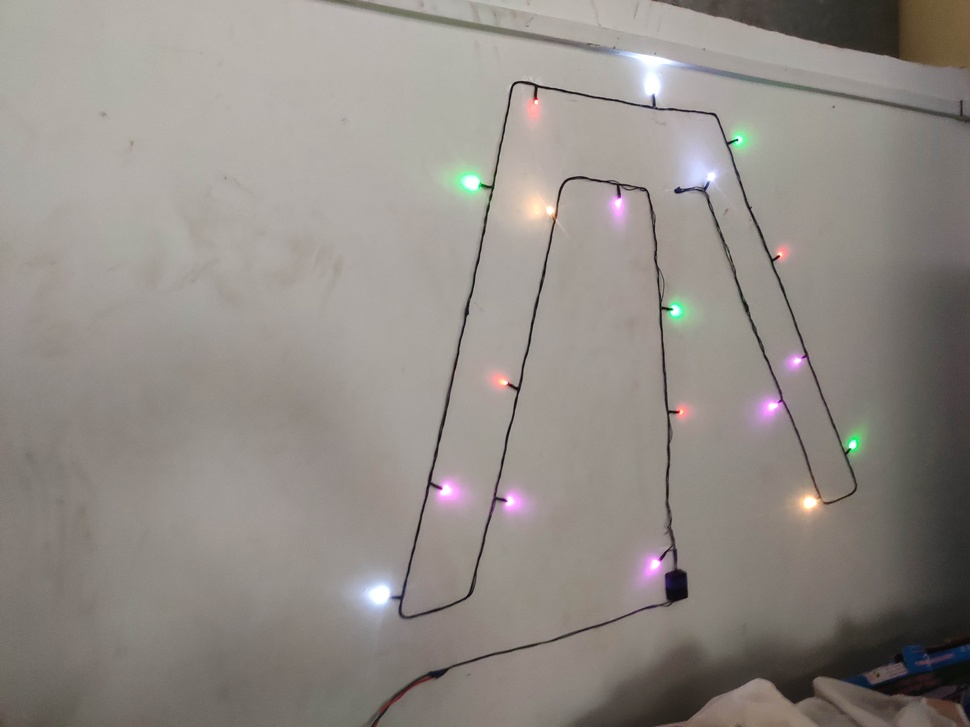
#> input picture railway_sparks_images/IMG_1.jpg, 970 x 727 px, shrunk from 4000 x 3000 before the run
$ python circle_check.py --image ../railway_sparks_images/IMG_1.jpg
#> lines starting #> are read from the running program, lines starting #| are printed output that depends on the picture; after the words box and inside, x2 and y2 are one past the last pixel; in counts of white or black regions, pixels touching at a corner belong together
# Detecting multiple bright spots in an image with Python and OpenCV
# import the necessary packages
from imutils import contours
from skimage import measure
import numpy as np
import argparse
import imutils
import cv2
import os


# construct the argument parse and parse the arguments
ap = argparse.ArgumentParser()
ap.add_argument("-i", "--image", required=True, help="path to the image file")
args = vars(ap.parse_args())

# Detecting multiple bright spots in an image with Python and OpenCV
# load the image, convert it to grayscale, and blur it
image = cv2.imread(args["image"])
#> image is the input picture: shape (727, 970, 3); mean B, G, R 134, 139.4, 145.4
gray = cv2.cvtColor(image, cv2.COLOR_BGR2GRAY)
blurred = cv2.GaussianBlur(gray, (11, 11), 0)


# Detecting multiple bright spots in an image with Python and OpenCV
# threshold the image to reveal light regions in the
# blurred image
# Note how the bright areas of the image are now all white while the rest of the image is set to black.

thresh = cv2.threshold(blurred, 200, 255, cv2.THRESH_BINARY)[1]
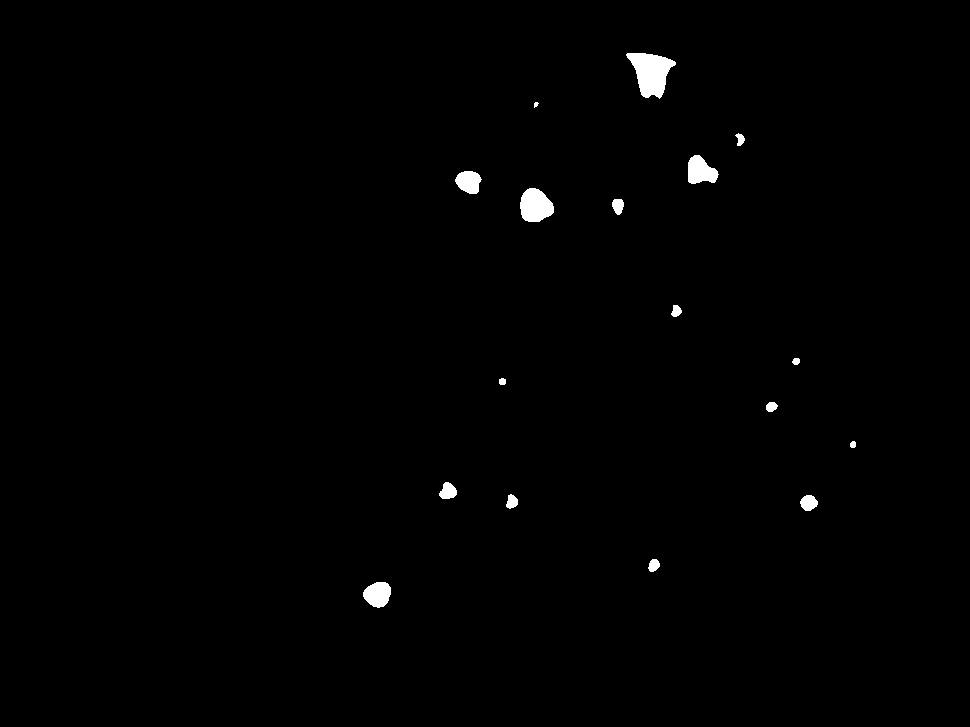
#> thresh: shape (727, 970); 0.72% white; 17 white regions, largest, box (x1, y1, x2, y2) and area: (626, 53, 676, 99) 1366, (520, 188, 554, 222) 876, (688, 155, 719, 184) 626

# Detecting multiple bright spots in an image with Python and OpenCV
# perform a series of erosions and dilations to remove
# any small blobs of noise from the thresholded image
thresh = cv2.erode(thresh, None, iterations=2)
#> thresh: shape (727, 970); 0.43% white; 16 white regions (4 under 20 px), largest, box (x1, y1, x2, y2) and area: (629, 55, 673, 95) 993, (522, 190, 552, 220) 620, (690, 157, 716, 182) 397
thresh = cv2.dilate(thresh, None, iterations=4)
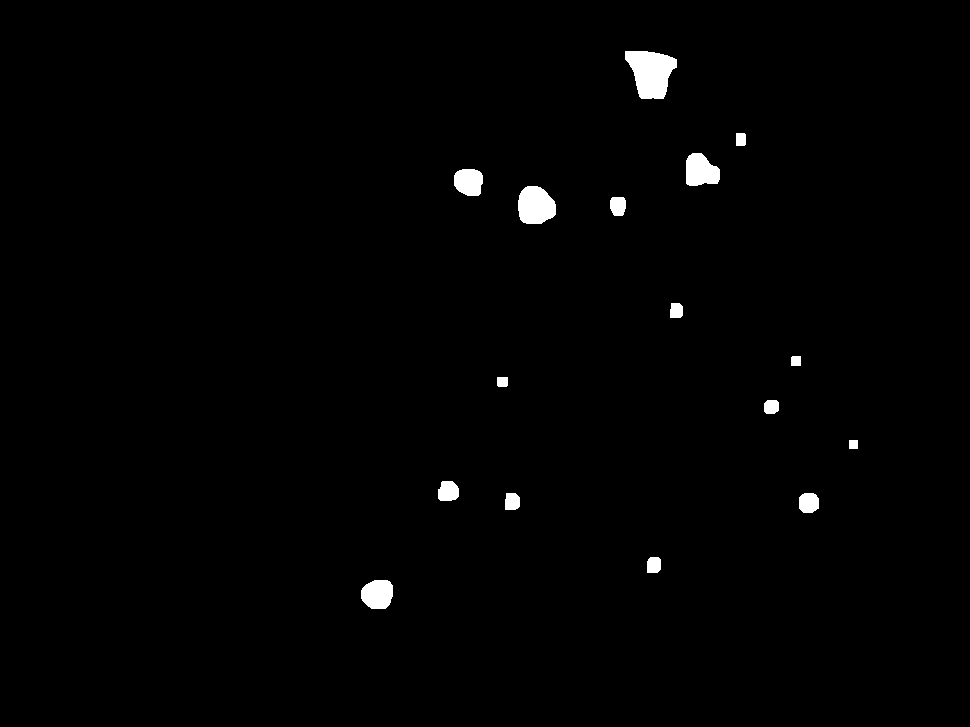
#> thresh: shape (727, 970); 1.1% white; 16 white regions, largest, box (x1, y1, x2, y2) and area: (625, 51, 677, 99) 1745, (518, 186, 556, 224) 1164, (686, 153, 720, 186) 877

#Detecting multiple bright spots in an image with Python and OpenCV
# perform a connected component analysis on the thresholded
# image, then initialize a mask to store only the "large"
# components
labels = measure.label(thresh, connectivity=2, background=0)
#> labels: shape (727, 970) int64; 17 distinct labels, from 0 to 16
mask = np.zeros(thresh.shape, dtype="uint8")
# loop over the unique components
for label in np.unique(labels):
	# if this is the background label, ignore it
	if label == 0:
		continue
	# otherwise, construct the label mask and count the
	# number of pixels
	labelMask = np.zeros(thresh.shape, dtype="uint8")
	labelMask[labels == label] = 255
	numPixels = cv2.countNonZero(labelMask)
	# if the number of pixels in the component is sufficiently
	# large, then add it to our mask of "large blobs"
	if numPixels > 300:
		mask = cv2.add(mask, labelMask)
#> this loop made 17 passes
#> numPixels on passes 2 to 9: 1745, 128, 877, 660, 1164, 268, 180, 99
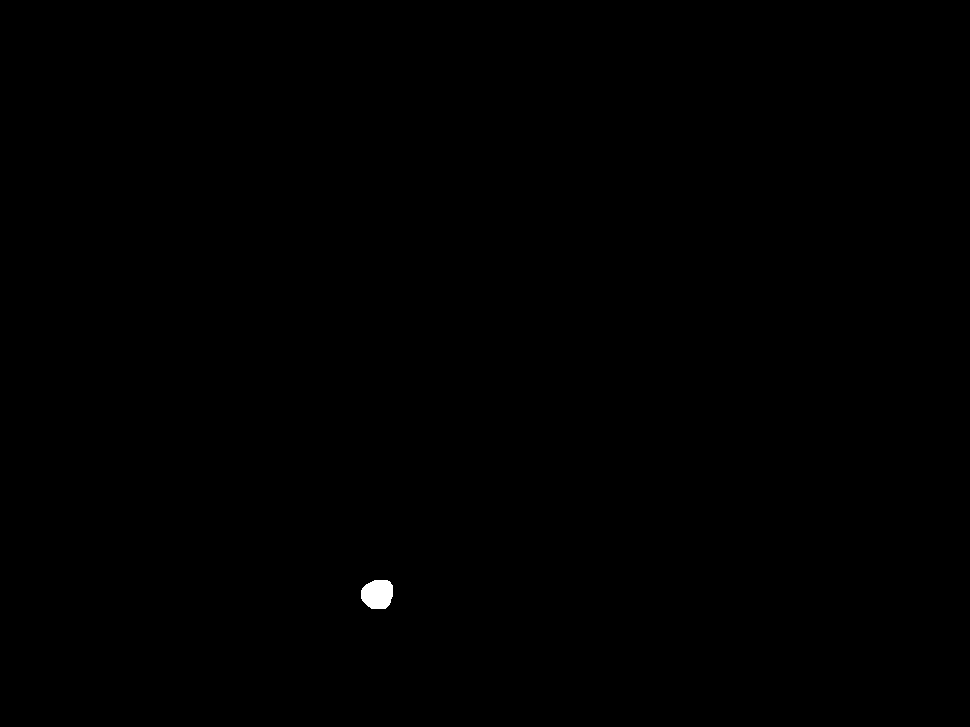
#> labelMask: shape (727, 970); 0.11% white; 1 white region, box (x1, y1, x2, y2) and area: (361, 580, 393, 609) 773
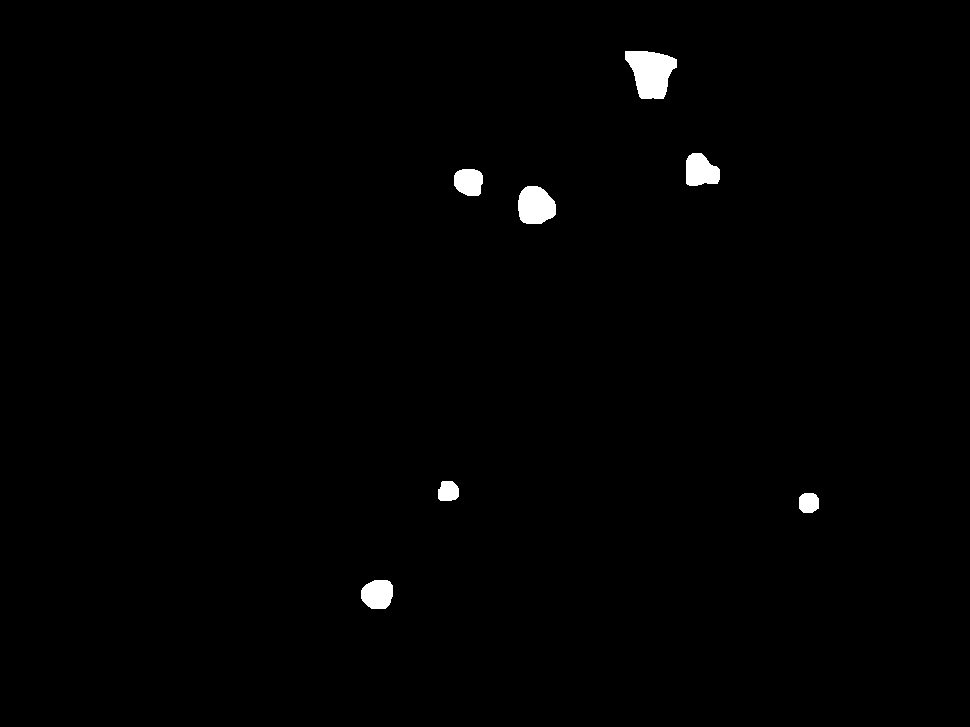
#> mask: shape (727, 970); 0.84% white; 7 white regions

#Detecting multiple bright spots in an image with Python and OpenCV
# find the contours in the mask, then sort them from left to
# right
cnts = cv2.findContours(mask.copy(), cv2.RETR_EXTERNAL,
	cv2.CHAIN_APPROX_SIMPLE)
#> cnts = 7 contours; box (x1, y1, x2, y2) and area: (625, 51, 677, 99) 1664, (518, 186, 556, 224) 1108, (686, 153, 720, 186) 824, (361, 580, 393, 609) 728, (454, 169, 483, 196) 616, (438, 481, 459, 501) 326, (799, 493, 819, 513) 319
cnts = imutils.grab_contours(cnts)
cnts = contours.sort_contours(cnts)[0]
# loop over the contours
for (i, c) in enumerate(cnts):
	# draw the bright spot on the image
	(x, y, w, h) = cv2.boundingRect(c)
	((cX, cY), radius) = cv2.minEnclosingCircle(c)
	cv2.circle(blurred, (int(cX), int(cY)), int(radius),
		(0, 0, 255), 3)
	cv2.putText(blurred, "#{}".format(i + 1), (x, y - 15),
		cv2.FONT_HERSHEY_SIMPLEX, 0.45, (0, 0, 255), 2)
#> this loop made 7 passes
#> (x, y, w, h, cX, cY, radius) on passes 1 to 7: (361, 580, 32, 29, 377.2, 593, 16.91), (438, 481, 21, 20, 447.4, 491.2, 11.59), (454, 169, 29, 27, 468, 182.4, 16.06), (518, 186, 38, 38, 535.8, 205.2, 21.14), (625, 51, 52, 48, 647.9, 71.31, 30.64), (686, 153, 34, 33, 701.5, 170.5, 19.91), (799, 493, 20, 20, 808.5, 502.5, 10.98)
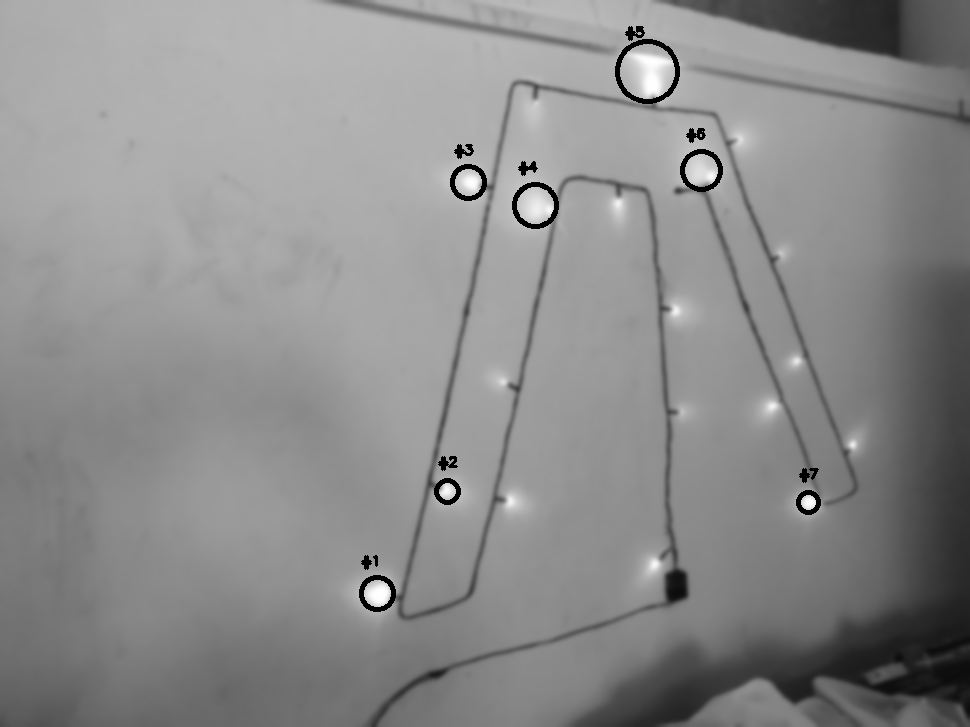
#> blurred: shape (727, 970); min 0, max 255, mean 139.3
# show the output image

path = '/home/chiranjib/Desktop/project_railway/3_circle_check'
cv2.imwrite(os.path.join(path , 'circle_check.jpg'), blurred)

$ run again, on railway_sparks_images/IMG_11.jpg
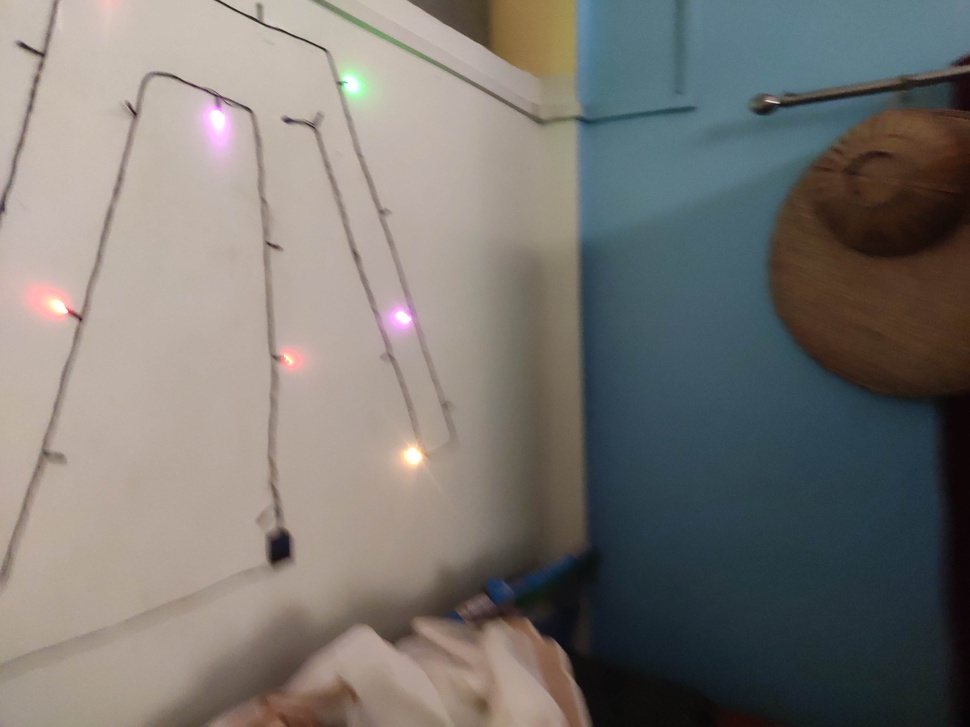
#> input picture railway_sparks_images/IMG_11.jpg, 970 x 727 px, shrunk from 4000 x 3000 before the run
#> image is the input picture: shape (727, 970, 3); mean B, G, R 114.4, 118.8, 122.1
#> `thresh = cv2.dilate(thresh, None, iterations=4)`:
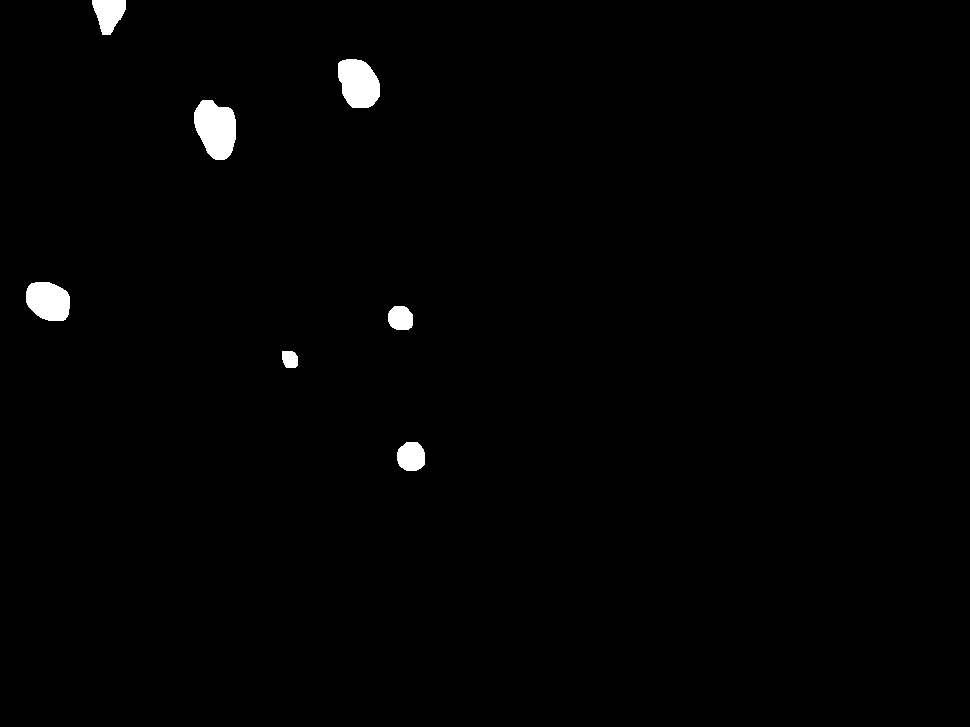
#> thresh: shape (727, 970); 1% white; 7 white regions, largest, box (x1, y1, x2, y2) and area: (194, 100, 236, 160) 1899, (338, 59, 380, 108) 1623, (26, 282, 70, 321) 1396
#> labels: shape (727, 970) int64; 8 distinct labels, from 0 to 7
#> the loop `for label in np.unique(labels):` made 8 passes
#> numPixels on passes 2 to 8: 818, 1623, 1899, 1396, 509, 239, 677
#> cnts = 6 contours; box (x1, y1, x2, y2) and area: (194, 100, 236, 160) 1823, (338, 59, 380, 108) 1555, (26, 282, 70, 321) 1334, (92, 0, 126, 35) 762, (397, 442, 425, 471) 635, (388, 306, 413, 330) 472
#> the loop `for (i, c) in enumerate(cnts):` made 6 passes
#> (x, y, w, h, cX, cY, radius) on passes 1 to 6: (26, 282, 44, 39, 46.97, 302, 24.8), (92, 0, 34, 35, 108.5, 13.62, 21.39), (194, 100, 42, 60, 213, 129.5, 31.48), (338, 59, 42, 49, 356, 83, 27.2), (388, 306, 25, 24, 400.8, 317.9, 13.69), (397, 442, 28, 29, 411.2, 456, 15.14)
#> after the loop `for (i, c) in enumerate(cnts):`:
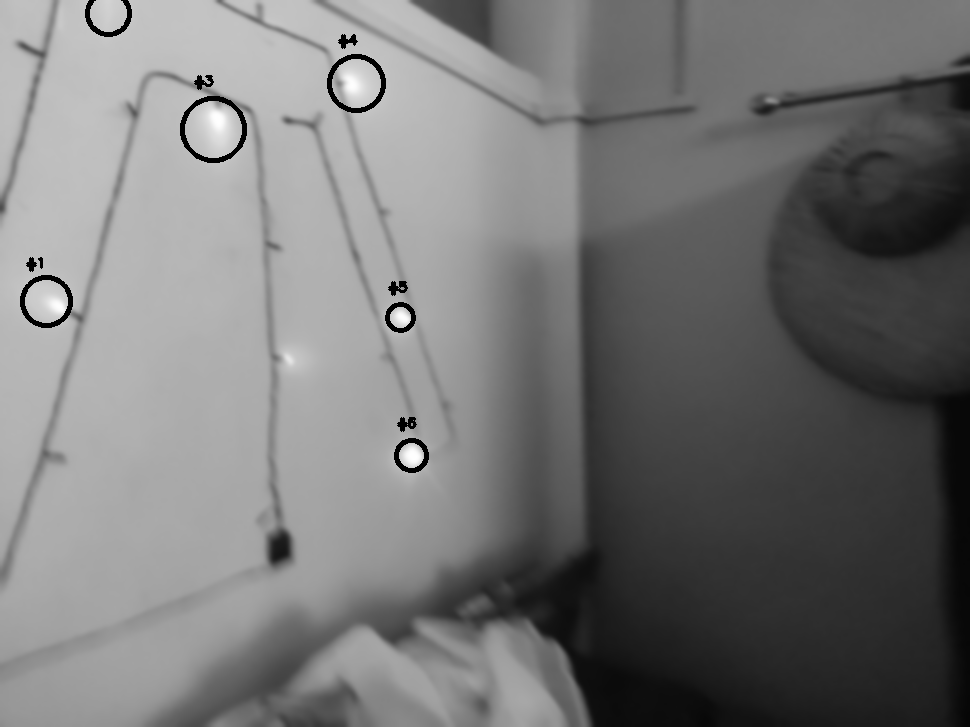
#> blurred: shape (727, 970); min 0, max 254, mean 118
